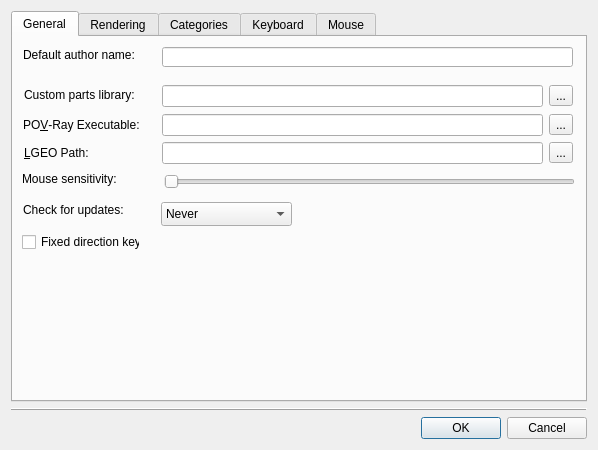
<?xml version="1.0" encoding="UTF-8"?>
<ui version="4.0">
 <class>lcQPreferencesDialog</class>
 <widget class="QDialog" name="lcQPreferencesDialog">
  <property name="geometry">
   <rect>
    <x>0</x>
    <y>0</y>
    <width>598</width>
    <height>450</height>
   </rect>
  </property>
  <property name="windowTitle">
   <string>3DViewer Preferences</string>
  </property>
  <layout class="QVBoxLayout" name="verticalLayout">
   <item>
    <widget class="QTabWidget" name="tabWidget">
     <property name="currentIndex">
      <number>0</number>
     </property>
     <widget class="QWidget" name="tabGeneral">
      <attribute name="title">
       <string>General</string>
      </attribute>
      <widget class="QLabel" name="label_4">
       <property name="geometry">
        <rect>
         <x>10</x>
         <y>10</y>
         <width>140</width>
         <height>16</height>
        </rect>
       </property>
       <property name="text">
        <string>Default author name:</string>
       </property>
       <property name="buddy">
        <cstring>authorName</cstring>
       </property>
      </widget>
      <widget class="QLineEdit" name="authorName">
       <property name="geometry">
        <rect>
         <x>149</x>
         <y>10</y>
         <width>411</width>
         <height>20</height>
        </rect>
       </property>
      </widget>
      <widget class="QLabel" name="label_5">
       <property name="geometry">
        <rect>
         <x>11</x>
         <y>48</y>
         <width>140</width>
         <height>20</height>
        </rect>
       </property>
       <property name="text">
        <string>Custom parts library:</string>
       </property>
       <property name="buddy">
        <cstring>partsLibrary</cstring>
       </property>
      </widget>
      <widget class="QLabel" name="povrayLabel">
       <property name="geometry">
        <rect>
         <x>10</x>
         <y>80</y>
         <width>140</width>
         <height>16</height>
        </rect>
       </property>
       <property name="text">
        <string>PO&amp;V-Ray Executable:</string>
       </property>
       <property name="buddy">
        <cstring>povrayExecutable</cstring>
       </property>
      </widget>
      <widget class="QLabel" name="label_9">
       <property name="geometry">
        <rect>
         <x>11</x>
         <y>106</y>
         <width>131</width>
         <height>20</height>
        </rect>
       </property>
       <property name="text">
        <string>&amp;LGEO Path:</string>
       </property>
       <property name="buddy">
        <cstring>lgeoPath</cstring>
       </property>
      </widget>
      <widget class="QLabel" name="label_10">
       <property name="geometry">
        <rect>
         <x>10</x>
         <y>165</y>
         <width>141</width>
         <height>16</height>
        </rect>
       </property>
       <property name="text">
        <string>Check for updates:</string>
       </property>
       <property name="buddy">
        <cstring>checkForUpdates</cstring>
       </property>
      </widget>
      <widget class="QComboBox" name="checkForUpdates">
       <property name="geometry">
        <rect>
         <x>148</x>
         <y>165</y>
         <width>131</width>
         <height>24</height>
        </rect>
       </property>
       <item>
        <property name="text">
         <string>Never</string>
        </property>
       </item>
       <item>
        <property name="text">
         <string>Once a day</string>
        </property>
       </item>
       <item>
        <property name="text">
         <string>Once a week</string>
        </property>
       </item>
      </widget>
      <widget class="QCheckBox" name="fixedDirectionKeys">
       <property name="geometry">
        <rect>
         <x>9</x>
         <y>190</y>
         <width>118</width>
         <height>30</height>
        </rect>
       </property>
       <property name="text">
        <string>Fixed direction keys</string>
       </property>
      </widget>
      <widget class="QLabel" name="label_13">
       <property name="geometry">
        <rect>
         <x>9</x>
         <y>134</y>
         <width>141</width>
         <height>16</height>
        </rect>
       </property>
       <property name="text">
        <string>Mouse sensitivity:</string>
       </property>
      </widget>
      <widget class="QSlider" name="mouseSensitivity">
       <property name="geometry">
        <rect>
         <x>151</x>
         <y>134</y>
         <width>411</width>
         <height>22</height>
        </rect>
       </property>
       <property name="minimum">
        <number>1</number>
       </property>
       <property name="maximum">
        <number>20</number>
       </property>
       <property name="pageStep">
        <number>5</number>
       </property>
       <property name="orientation">
        <enum>Qt::Horizontal</enum>
       </property>
      </widget>
      <widget class="QWidget" name="layoutWidget0">
       <property name="geometry">
        <rect>
         <x>149</x>
         <y>105</y>
         <width>411</width>
         <height>22</height>
        </rect>
       </property>
       <layout class="QHBoxLayout" name="horizontalLayout_10">
        <item>
         <widget class="QLineEdit" name="lgeoPath"/>
        </item>
        <item>
         <widget class="QToolButton" name="lgeoPathBrowse">
          <property name="text">
           <string>...</string>
          </property>
         </widget>
        </item>
       </layout>
      </widget>
      <widget class="QWidget" name="layoutWidget1">
       <property name="geometry">
        <rect>
         <x>149</x>
         <y>77</y>
         <width>411</width>
         <height>22</height>
        </rect>
       </property>
       <layout class="QHBoxLayout" name="horizontalLayout_8">
        <item>
         <widget class="QLineEdit" name="povrayExecutable"/>
        </item>
        <item>
         <widget class="QToolButton" name="povrayExecutableBrowse">
          <property name="text">
           <string>...</string>
          </property>
         </widget>
        </item>
       </layout>
      </widget>
      <widget class="QWidget" name="layoutWidget2">
       <property name="geometry">
        <rect>
         <x>149</x>
         <y>48</y>
         <width>411</width>
         <height>22</height>
        </rect>
       </property>
       <layout class="QHBoxLayout" name="horizontalLayout_3">
        <item>
         <widget class="QLineEdit" name="partsLibrary"/>
        </item>
        <item>
         <widget class="QToolButton" name="partsLibraryBrowse">
          <property name="text">
           <string>...</string>
          </property>
         </widget>
        </item>
       </layout>
      </widget>
     </widget>
     <widget class="QWidget" name="tabRendering">
      <attribute name="title">
       <string>Rendering</string>
      </attribute>
      <layout class="QVBoxLayout" name="verticalLayout_8">
       <item>
        <widget class="QWidget" name="widget" native="true">
         <layout class="QGridLayout" name="gridLayout">
          <item row="1" column="0">
           <widget class="QCheckBox" name="edgeLines">
            <property name="text">
             <string>Edge lines</string>
            </property>
           </widget>
          </item>
          <item row="0" column="1">
           <widget class="QComboBox" name="antiAliasingSamples">
            <item>
             <property name="text">
              <string>2x</string>
             </property>
            </item>
            <item>
             <property name="text">
              <string>4x</string>
             </property>
            </item>
            <item>
             <property name="text">
              <string>8x</string>
             </property>
            </item>
           </widget>
          </item>
          <item row="1" column="1">
           <widget class="QLineEdit" name="lineWidth">
            <property name="maximumSize">
             <size>
              <width>75</width>
              <height>16777215</height>
             </size>
            </property>
           </widget>
          </item>
          <item row="2" column="0">
           <widget class="QCheckBox" name="axisIcon">
            <property name="text">
             <string>Axis icon</string>
            </property>
           </widget>
          </item>
          <item row="0" column="3">
           <spacer name="horizontalSpacer_2">
            <property name="orientation">
             <enum>Qt::Horizontal</enum>
            </property>
            <property name="sizeHint" stdset="0">
             <size>
              <width>40</width>
              <height>20</height>
             </size>
            </property>
           </spacer>
          </item>
          <item row="0" column="0">
           <widget class="QCheckBox" name="antiAliasing">
            <property name="text">
             <string>Anti-aliasing</string>
            </property>
           </widget>
          </item>
          <item row="1" column="2">
           <widget class="QLabel" name="label_2">
            <property name="text">
             <string>width</string>
            </property>
           </widget>
          </item>
          <item row="4" column="0">
           <widget class="QLabel" name="label_3">
            <property name="text">
             <string>Shading Mode:</string>
            </property>
           </widget>
          </item>
          <item row="4" column="1" colspan="2">
           <widget class="QComboBox" name="ShadingMode">
            <item>
             <property name="text">
              <string>Wireframe</string>
             </property>
            </item>
            <item>
             <property name="text">
              <string>Flat Shading</string>
             </property>
            </item>
            <item>
             <property name="text">
              <string>Default Lights</string>
             </property>
            </item>
           </widget>
          </item>
         </layout>
        </widget>
       </item>
       <item>
        <widget class="QGroupBox" name="groupBox_4">
         <property name="title">
          <string>Base Grid</string>
         </property>
         <layout class="QGridLayout" name="gridLayout_2">
          <item row="1" column="3">
           <widget class="QToolButton" name="gridLineColor">
            <property name="text">
             <string/>
            </property>
           </widget>
          </item>
          <item row="1" column="1">
           <widget class="QLineEdit" name="gridLineSpacing">
            <property name="maximumSize">
             <size>
              <width>75</width>
              <height>16777215</height>
             </size>
            </property>
           </widget>
          </item>
          <item row="1" column="4">
           <spacer name="horizontalSpacer_5">
            <property name="orientation">
             <enum>Qt::Horizontal</enum>
            </property>
            <property name="sizeHint" stdset="0">
             <size>
              <width>40</width>
              <height>20</height>
             </size>
            </property>
           </spacer>
          </item>
          <item row="0" column="0">
           <widget class="QCheckBox" name="gridStuds">
            <property name="text">
             <string>Draw studs</string>
            </property>
           </widget>
          </item>
          <item row="1" column="2">
           <widget class="QLabel" name="label">
            <property name="text">
             <string>studs</string>
            </property>
           </widget>
          </item>
          <item row="1" column="0">
           <widget class="QCheckBox" name="gridLines">
            <property name="text">
             <string>Draw lines every</string>
            </property>
           </widget>
          </item>
          <item row="0" column="1">
           <widget class="QToolButton" name="gridStudColor">
            <property name="text">
             <string/>
            </property>
           </widget>
          </item>
         </layout>
        </widget>
       </item>
       <item>
        <spacer name="verticalSpacer">
         <property name="orientation">
          <enum>Qt::Vertical</enum>
         </property>
         <property name="sizeHint" stdset="0">
          <size>
           <width>20</width>
           <height>40</height>
          </size>
         </property>
        </spacer>
       </item>
      </layout>
     </widget>
     <widget class="QWidget" name="tabCategories">
      <attribute name="title">
       <string>Categories</string>
      </attribute>
      <layout class="QVBoxLayout" name="verticalLayout_3">
       <item>
        <widget class="QGroupBox" name="groupBox_3">
         <property name="title">
          <string>Parts Library Categories</string>
         </property>
         <layout class="QVBoxLayout" name="verticalLayout_7">
          <item>
           <widget class="QSplitter" name="splitter">
            <property name="sizePolicy">
             <sizepolicy hsizetype="Expanding" vsizetype="Expanding">
              <horstretch>0</horstretch>
              <verstretch>0</verstretch>
             </sizepolicy>
            </property>
            <property name="orientation">
             <enum>Qt::Horizontal</enum>
            </property>
            <widget class="QTreeWidget" name="categoriesTree">
             <property name="sizePolicy">
              <sizepolicy hsizetype="Expanding" vsizetype="Expanding">
               <horstretch>1</horstretch>
               <verstretch>0</verstretch>
              </sizepolicy>
             </property>
             <property name="rootIsDecorated">
              <bool>false</bool>
             </property>
             <property name="uniformRowHeights">
              <bool>true</bool>
             </property>
             <property name="itemsExpandable">
              <bool>false</bool>
             </property>
             <property name="expandsOnDoubleClick">
              <bool>false</bool>
             </property>
             <column>
              <property name="text">
               <string>Categories</string>
              </property>
             </column>
            </widget>
            <widget class="QTreeWidget" name="partsTree">
             <property name="sizePolicy">
              <sizepolicy hsizetype="Expanding" vsizetype="Expanding">
               <horstretch>2</horstretch>
               <verstretch>0</verstretch>
              </sizepolicy>
             </property>
             <property name="selectionMode">
              <enum>QAbstractItemView::NoSelection</enum>
             </property>
             <property name="rootIsDecorated">
              <bool>false</bool>
             </property>
             <property name="uniformRowHeights">
              <bool>true</bool>
             </property>
             <property name="itemsExpandable">
              <bool>false</bool>
             </property>
             <property name="sortingEnabled">
              <bool>true</bool>
             </property>
             <property name="columnCount">
              <number>2</number>
             </property>
             <attribute name="headerShowSortIndicator" stdset="0">
              <bool>true</bool>
             </attribute>
             <column>
              <property name="text">
               <string>Name</string>
              </property>
             </column>
             <column>
              <property name="text">
               <string>Number</string>
              </property>
             </column>
            </widget>
           </widget>
          </item>
          <item>
           <layout class="QHBoxLayout" name="horizontalLayout">
            <item>
             <widget class="QPushButton" name="importCategories">
              <property name="text">
               <string>Import...</string>
              </property>
             </widget>
            </item>
            <item>
             <widget class="QPushButton" name="exportCategories">
              <property name="text">
               <string>Export...</string>
              </property>
             </widget>
            </item>
            <item>
             <widget class="QPushButton" name="resetCategories">
              <property name="text">
               <string>Reset...</string>
              </property>
             </widget>
            </item>
            <item>
             <spacer name="horizontalSpacer_4">
              <property name="orientation">
               <enum>Qt::Horizontal</enum>
              </property>
              <property name="sizeHint" stdset="0">
               <size>
                <width>40</width>
                <height>20</height>
               </size>
              </property>
             </spacer>
            </item>
           </layout>
          </item>
         </layout>
        </widget>
       </item>
       <item>
        <widget class="QGroupBox" name="groupBox_2">
         <property name="title">
          <string>Category</string>
         </property>
         <layout class="QHBoxLayout" name="horizontalLayout_7">
          <item>
           <widget class="QPushButton" name="newCategory">
            <property name="text">
             <string>New...</string>
            </property>
           </widget>
          </item>
          <item>
           <widget class="QPushButton" name="editCategory">
            <property name="text">
             <string>Edit...</string>
            </property>
           </widget>
          </item>
          <item>
           <widget class="QPushButton" name="deleteCategory">
            <property name="text">
             <string>Delete...</string>
            </property>
           </widget>
          </item>
          <item>
           <spacer name="horizontalSpacer">
            <property name="orientation">
             <enum>Qt::Horizontal</enum>
            </property>
            <property name="sizeHint" stdset="0">
             <size>
              <width>40</width>
              <height>20</height>
             </size>
            </property>
           </spacer>
          </item>
         </layout>
        </widget>
       </item>
      </layout>
     </widget>
     <widget class="QWidget" name="tabKeyboard">
      <attribute name="title">
       <string>Keyboard</string>
      </attribute>
      <layout class="QVBoxLayout" name="verticalLayout_2">
       <item>
        <layout class="QHBoxLayout" name="horizontalLayout_4">
         <item>
          <layout class="QVBoxLayout" name="verticalLayout_5">
           <item>
            <widget class="QGroupBox" name="groupBox">
             <property name="title">
              <string>Keyboard Shortcuts</string>
             </property>
             <layout class="QVBoxLayout" name="verticalLayout_6">
              <item>
               <widget class="QTreeWidget" name="commandList">
                <property name="rootIsDecorated">
                 <bool>false</bool>
                </property>
                <property name="uniformRowHeights">
                 <bool>true</bool>
                </property>
                <column>
                 <property name="text">
                  <string>Command</string>
                 </property>
                </column>
                <column>
                 <property name="text">
                  <string>Shortcut</string>
                 </property>
                </column>
               </widget>
              </item>
              <item>
               <layout class="QHBoxLayout" name="horizontalLayout_9">
                <item>
                 <widget class="QPushButton" name="shortcutsImport">
                  <property name="text">
                   <string>Import...</string>
                  </property>
                 </widget>
                </item>
                <item>
                 <widget class="QPushButton" name="shortcutsExport">
                  <property name="text">
                   <string>Export...</string>
                  </property>
                 </widget>
                </item>
                <item>
                 <widget class="QPushButton" name="shortcutsReset">
                  <property name="text">
                   <string>Reset...</string>
                  </property>
                 </widget>
                </item>
                <item>
                 <spacer name="horizontalSpacer_3">
                  <property name="orientation">
                   <enum>Qt::Horizontal</enum>
                  </property>
                  <property name="sizeHint" stdset="0">
                   <size>
                    <width>40</width>
                    <height>20</height>
                   </size>
                  </property>
                 </spacer>
                </item>
               </layout>
              </item>
             </layout>
            </widget>
           </item>
           <item>
            <layout class="QHBoxLayout" name="horizontalLayout_6"/>
           </item>
           <item>
            <widget class="QGroupBox" name="shortcutGroup">
             <property name="title">
              <string>Shortcut</string>
             </property>
             <layout class="QHBoxLayout" name="horizontalLayout_5">
              <item>
               <widget class="QLabel" name="label_7">
                <property name="text">
                 <string>Key se&amp;quence:</string>
                </property>
                <property name="buddy">
                 <cstring>shortcutEdit</cstring>
                </property>
               </widget>
              </item>
              <item>
               <widget class="QLineEdit" name="shortcutEdit"/>
              </item>
              <item>
               <widget class="QPushButton" name="shortcutAssign">
                <property name="text">
                 <string>Assign</string>
                </property>
               </widget>
              </item>
              <item>
               <widget class="QPushButton" name="shortcutRemove">
                <property name="text">
                 <string>Remove</string>
                </property>
               </widget>
              </item>
             </layout>
             <zorder>shortcutEdit</zorder>
             <zorder>label_7</zorder>
             <zorder>shortcutAssign</zorder>
             <zorder>shortcutRemove</zorder>
            </widget>
           </item>
          </layout>
         </item>
         <item>
          <layout class="QVBoxLayout" name="verticalLayout_4"/>
         </item>
        </layout>
       </item>
      </layout>
     </widget>
     <widget class="QWidget" name="tabMouse">
      <attribute name="title">
       <string>Mouse</string>
      </attribute>
      <layout class="QVBoxLayout" name="verticalLayout_10">
       <item>
        <layout class="QVBoxLayout" name="verticalLayout_9">
         <item>
          <widget class="QGroupBox" name="groupBox_5">
           <property name="title">
            <string>Mouse Shortcuts</string>
           </property>
           <layout class="QVBoxLayout" name="verticalLayout_11">
            <item>
             <layout class="QVBoxLayout" name="verticalLayout_12">
              <item>
               <widget class="QTreeWidget" name="mouseTree">
                <property name="rootIsDecorated">
                 <bool>false</bool>
                </property>
                <property name="uniformRowHeights">
                 <bool>true</bool>
                </property>
                <column>
                 <property name="text">
                  <string>Action</string>
                 </property>
                </column>
                <column>
                 <property name="text">
                  <string>Shortcut 1</string>
                 </property>
                </column>
                <column>
                 <property name="text">
                  <string>Shortcut 2</string>
                 </property>
                </column>
               </widget>
              </item>
              <item>
               <layout class="QHBoxLayout" name="horizontalLayout_13">
                <item>
                 <widget class="QPushButton" name="mouseReset">
                  <property name="text">
                   <string>Reset...</string>
                  </property>
                 </widget>
                </item>
                <item>
                 <spacer name="horizontalSpacer_6">
                  <property name="orientation">
                   <enum>Qt::Horizontal</enum>
                  </property>
                  <property name="sizeHint" stdset="0">
                   <size>
                    <width>40</width>
                    <height>20</height>
                   </size>
                  </property>
                 </spacer>
                </item>
               </layout>
              </item>
             </layout>
            </item>
           </layout>
          </widget>
         </item>
        </layout>
       </item>
       <item>
        <widget class="QGroupBox" name="MouseShortcutGroup">
         <property name="title">
          <string>Shortcut</string>
         </property>
         <layout class="QHBoxLayout" name="horizontalLayout_12">
          <item>
           <layout class="QHBoxLayout" name="horizontalLayout_14">
            <item>
             <widget class="QLabel" name="label_11">
              <property name="text">
               <string>Button:</string>
              </property>
             </widget>
            </item>
            <item>
             <widget class="QComboBox" name="mouseButton">
              <item>
               <property name="text">
                <string>None</string>
               </property>
              </item>
              <item>
               <property name="text">
                <string>Left</string>
               </property>
              </item>
              <item>
               <property name="text">
                <string>Middle</string>
               </property>
              </item>
              <item>
               <property name="text">
                <string>Right</string>
               </property>
              </item>
             </widget>
            </item>
            <item>
             <widget class="QLabel" name="label_12">
              <property name="text">
               <string>Modifiers:</string>
              </property>
             </widget>
            </item>
            <item>
             <widget class="QCheckBox" name="mouseControl">
              <property name="text">
               <string>Control</string>
              </property>
             </widget>
            </item>
            <item>
             <widget class="QCheckBox" name="mouseAlt">
              <property name="text">
               <string>Alt</string>
              </property>
             </widget>
            </item>
            <item>
             <widget class="QCheckBox" name="mouseShift">
              <property name="text">
               <string>Shift</string>
              </property>
             </widget>
            </item>
            <item>
             <widget class="QPushButton" name="mouseAssign">
              <property name="text">
               <string>Assign</string>
              </property>
             </widget>
            </item>
            <item>
             <widget class="QPushButton" name="mouseRemove">
              <property name="text">
               <string>Remove</string>
              </property>
             </widget>
            </item>
           </layout>
          </item>
         </layout>
        </widget>
       </item>
      </layout>
     </widget>
    </widget>
   </item>
   <item>
    <widget class="QFrame" name="frame">
     <property name="frameShape">
      <enum>QFrame::HLine</enum>
     </property>
     <property name="frameShadow">
      <enum>QFrame::Raised</enum>
     </property>
    </widget>
   </item>
   <item>
    <widget class="QDialogButtonBox" name="buttonBox">
     <property name="orientation">
      <enum>Qt::Horizontal</enum>
     </property>
     <property name="standardButtons">
      <set>QDialogButtonBox::Cancel|QDialogButtonBox::Ok</set>
     </property>
    </widget>
   </item>
  </layout>
 </widget>
 <tabstops>
  <tabstop>tabWidget</tabstop>
  <tabstop>authorName</tabstop>
  <tabstop>partsLibrary</tabstop>
  <tabstop>partsLibraryBrowse</tabstop>
  <tabstop>povrayExecutable</tabstop>
  <tabstop>povrayExecutableBrowse</tabstop>
  <tabstop>lgeoPath</tabstop>
  <tabstop>lgeoPathBrowse</tabstop>
  <tabstop>checkForUpdates</tabstop>
  <tabstop>fixedDirectionKeys</tabstop>
  <tabstop>antiAliasing</tabstop>
  <tabstop>antiAliasingSamples</tabstop>
  <tabstop>edgeLines</tabstop>
  <tabstop>lineWidth</tabstop>
  <tabstop>axisIcon</tabstop>
  <tabstop>ShadingMode</tabstop>
  <tabstop>gridStuds</tabstop>
  <tabstop>gridStudColor</tabstop>
  <tabstop>gridLines</tabstop>
  <tabstop>gridLineSpacing</tabstop>
  <tabstop>gridLineColor</tabstop>
  <tabstop>categoriesTree</tabstop>
  <tabstop>partsTree</tabstop>
  <tabstop>importCategories</tabstop>
  <tabstop>exportCategories</tabstop>
  <tabstop>resetCategories</tabstop>
  <tabstop>newCategory</tabstop>
  <tabstop>editCategory</tabstop>
  <tabstop>deleteCategory</tabstop>
  <tabstop>commandList</tabstop>
  <tabstop>shortcutsImport</tabstop>
  <tabstop>shortcutsExport</tabstop>
  <tabstop>shortcutsReset</tabstop>
  <tabstop>shortcutEdit</tabstop>
  <tabstop>shortcutAssign</tabstop>
  <tabstop>shortcutRemove</tabstop>
  <tabstop>mouseTree</tabstop>
  <tabstop>mouseReset</tabstop>
  <tabstop>mouseButton</tabstop>
  <tabstop>mouseControl</tabstop>
  <tabstop>mouseAlt</tabstop>
  <tabstop>mouseShift</tabstop>
  <tabstop>mouseAssign</tabstop>
  <tabstop>mouseRemove</tabstop>
 </tabstops>
 <resources/>
 <connections>
  <connection>
   <sender>buttonBox</sender>
   <signal>accepted()</signal>
   <receiver>lcQPreferencesDialog</receiver>
   <slot>accept()</slot>
   <hints>
    <hint type="sourcelabel">
     <x>261</x>
     <y>440</y>
    </hint>
    <hint type="destinationlabel">
     <x>157</x>
     <y>274</y>
    </hint>
   </hints>
  </connection>
  <connection>
   <sender>buttonBox</sender>
   <signal>rejected()</signal>
   <receiver>lcQPreferencesDialog</receiver>
   <slot>reject()</slot>
   <hints>
    <hint type="sourcelabel">
     <x>329</x>
     <y>440</y>
    </hint>
    <hint type="destinationlabel">
     <x>286</x>
     <y>274</y>
    </hint>
   </hints>
  </connection>
 </connections>
</ui>
